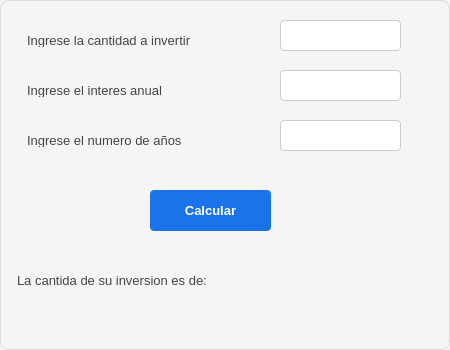
<?xml version="1.0" encoding="UTF-8"?>
<ui version="4.0">
 <class>Dialog</class>
 <widget class="QDialog" name="Dialog">
  <property name="geometry">
   <rect>
    <x>0</x>
    <y>0</y>
    <width>450</width>
    <height>350</height>
   </rect>
  </property>
  <property name="font">
   <font>
    <pointsize>10</pointsize>
   </font>
  </property>
  <property name="windowTitle">
   <string>Inversion</string>
  </property>
  <property name="styleSheet">
   <string notr="true">/* Estilo general del diálogo */
QDialog {
    background-color: #f5f5f5;   /* Fondo claro */
    border: 1px solid #dcdcdc;   /* Borde sutil */
    border-radius: 8px;          /* Esquinas suaves */
    color: #333333;              /* Texto neutro */
}

/* Etiquetas */
QLabel {
    color: #444444;              /* Gris oscuro para contraste */
    padding: 4px;
}

/* Campos de texto */
QLineEdit {
    background-color: #ffffff;   /* Fondo blanco */
    border: 1px solid #cccccc;   /* Borde suave */
    border-radius: 4px;
    padding: 6px;
    selection-background-color: #87cefa; /* Azul claro al seleccionar */
    selection-color: #000000;
}

QLineEdit:focus {
    border: 1px solid #1a73e8;   /* Azul corporativo al enfocar */
    background-color: #fafafa;
}

/* Botones */
QPushButton {
    background-color: #1a73e8;   /* Azul profesional */
    color: #ffffff;
    border: none;
    border-radius: 4px;
    padding: 8px 14px;
    font-weight: bold;
}

QPushButton:hover {
    background-color: #1669c1;   /* Azul más intenso al pasar el cursor */
}

QPushButton:pressed {
    background-color: #0d47a1;   /* Azul profundo al presionar */
}

QPushButton:disabled {
    background-color: #e0e0e0;   /* Gris claro para deshabilitado */
    color: #888888;
}
</string>
  </property>
  <widget class="QLineEdit" name="ent_inv">
   <property name="geometry">
    <rect>
     <x>280</x>
     <y>20</y>
     <width>121</width>
     <height>31</height>
    </rect>
   </property>
  </widget>
  <widget class="QLabel" name="label">
   <property name="geometry">
    <rect>
     <x>20</x>
     <y>30</y>
     <width>271</width>
     <height>21</height>
    </rect>
   </property>
   <property name="text">
    <string>Ingrese la cantidad a invertir</string>
   </property>
  </widget>
  <widget class="QLabel" name="label_2">
   <property name="geometry">
    <rect>
     <x>20</x>
     <y>80</y>
     <width>261</width>
     <height>21</height>
    </rect>
   </property>
   <property name="text">
    <string>Ingrese el interes anual</string>
   </property>
  </widget>
  <widget class="QLineEdit" name="ent_int">
   <property name="geometry">
    <rect>
     <x>280</x>
     <y>70</y>
     <width>121</width>
     <height>31</height>
    </rect>
   </property>
  </widget>
  <widget class="QLabel" name="label_3">
   <property name="geometry">
    <rect>
     <x>20</x>
     <y>130</y>
     <width>251</width>
     <height>21</height>
    </rect>
   </property>
   <property name="text">
    <string>Ingrese el numero de años</string>
   </property>
  </widget>
  <widget class="QLineEdit" name="ent_a">
   <property name="geometry">
    <rect>
     <x>280</x>
     <y>120</y>
     <width>121</width>
     <height>31</height>
    </rect>
   </property>
  </widget>
  <widget class="QPushButton" name="btn_calcular">
   <property name="geometry">
    <rect>
     <x>150</x>
     <y>190</y>
     <width>121</width>
     <height>41</height>
    </rect>
   </property>
   <property name="text">
    <string>Calcular</string>
   </property>
  </widget>
  <widget class="QLabel" name="lbl_inversion">
   <property name="geometry">
    <rect>
     <x>10</x>
     <y>260</y>
     <width>421</width>
     <height>41</height>
    </rect>
   </property>
   <property name="text">
    <string>La cantida de su inversion es de:</string>
   </property>
  </widget>
 </widget>
 <resources/>
 <connections/>
</ui>
